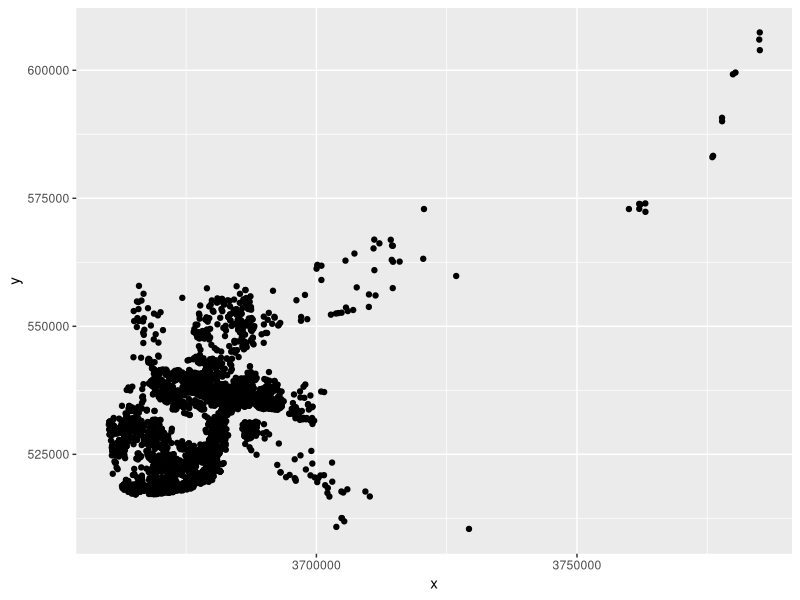

Write the R code that produced this figure.
## ---- chunk 1
knitr::opts_chunk$set(echo = TRUE)
library(tidyverse)
## ---- chunk 2
no_vr <- read_csv('new_orleans_vacation_rental.csv')
ggplot(no_vr) + geom_point(aes(x=x,y=y))
